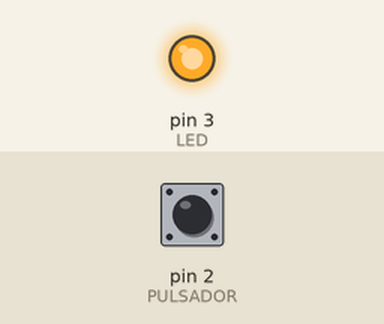
Bench run of a sketch on a simulated Arduino Uno, built with avr-gcc and run on an emulated ATmega328P. On the bench: output pins drawn as LEDs (lit = HIGH). The test bench sets the inputs (shaded band); at power-on: pin 2 (PULSADOR) HIGH.

Above: at 1.2 s.
1.3 s: pin 2 (PULSADOR) pulled LOW for 0.15 s
At 2.6 s:
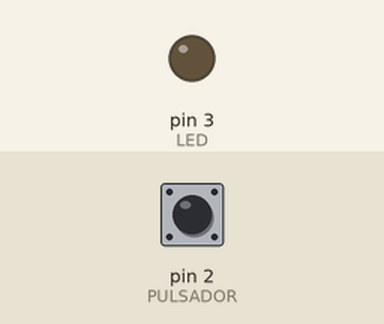
2.9 s: pin 2 (PULSADOR) pulled LOW for 1 s
At 5.1 s:
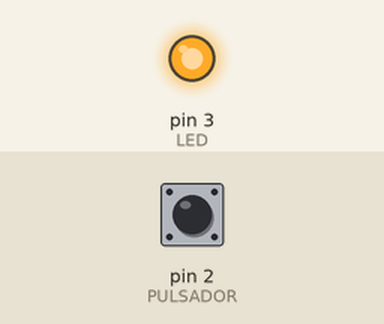
5.4 s: pin 2 (PULSADOR) pulled LOW for 3.2 s
At 9.9 s:
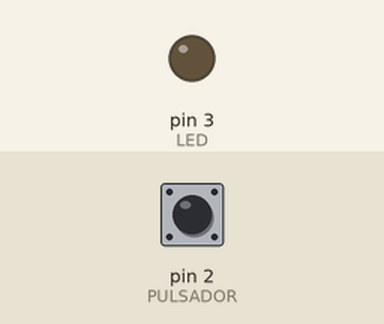
Timing chart, 0 to 11.4 s (numbered marks = the images above; inputs shaded):
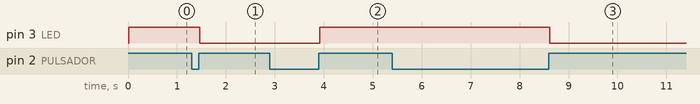

The sketch:

Laboratorio1.2.ino
```cpp
int PULSADOR = 2;
int LED = 3;
int estado = LOW;

void setup() {
  pinMode(PULSADOR, INPUT);
  pinMode(LED, OUTPUT);
}

void loop() {
  while (digitalRead(PULSADOR) == LOW) { }    // 1: espera a que presionen
  delay(20);                                   // deja pasar el rebote al presionar

  estado = !estado;
  digitalWrite(LED, estado);

  while (digitalRead(PULSADOR) == HIGH) { }   // 2: espera a que suelten
  delay(20);                                   // deja pasar el rebote al soltar
}
```

Measured:
- after the input at 1.3 s, pin 3 (LED): HIGH → LOW after 0.17 s
- after the input at 2.9 s, pin 3 (LED): LOW → HIGH after 1.0 s
- after the input at 5.4 s, pin 3 (LED): HIGH → LOW after 3.2 s
